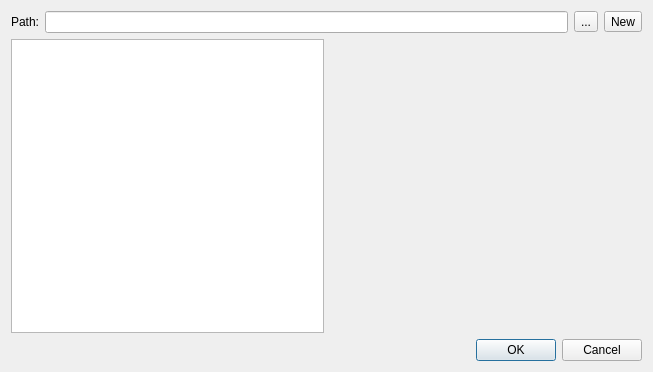
<?xml version="1.0" encoding="UTF-8"?>
<ui version="4.0">
 <class>ColorManagerDialog</class>
 <widget class="QDialog" name="ColorManagerDialog">
  <property name="geometry">
   <rect>
    <x>0</x>
    <y>0</y>
    <width>653</width>
    <height>372</height>
   </rect>
  </property>
  <property name="windowTitle">
   <string>Dialog</string>
  </property>
  <layout class="QGridLayout" name="gridLayout">
   <item row="1" column="0">
    <widget class="QListView" name="listView"/>
   </item>
   <item row="1" column="1">
    <widget class="taste3::aadl::ColorHandlerEditor" name="colorHandlerEditor" native="true"/>
   </item>
   <item row="2" column="1">
    <widget class="QDialogButtonBox" name="buttonBox">
     <property name="orientation">
      <enum>Qt::Horizontal</enum>
     </property>
     <property name="standardButtons">
      <set>QDialogButtonBox::Cancel|QDialogButtonBox::Ok</set>
     </property>
    </widget>
   </item>
   <item row="0" column="0" colspan="2">
    <layout class="QHBoxLayout" name="horizontalLayout">
     <item>
      <widget class="QLabel" name="label">
       <property name="text">
        <string>Path:</string>
       </property>
      </widget>
     </item>
     <item>
      <widget class="QLineEdit" name="lePath">
       <property name="readOnly">
        <bool>true</bool>
       </property>
      </widget>
     </item>
     <item>
      <widget class="QToolButton" name="btnOpen">
       <property name="text">
        <string>...</string>
       </property>
      </widget>
     </item>
     <item>
      <widget class="QToolButton" name="btnCreateNew">
       <property name="text">
        <string>New</string>
       </property>
      </widget>
     </item>
    </layout>
   </item>
  </layout>
 </widget>
 <customwidgets>
  <customwidget>
   <class>taste3::aadl::ColorHandlerEditor</class>
   <extends>QWidget</extends>
   <header>tab_interface/colors/colorhandlereditor.h</header>
   <container>1</container>
  </customwidget>
 </customwidgets>
 <resources/>
 <connections>
  <connection>
   <sender>buttonBox</sender>
   <signal>accepted()</signal>
   <receiver>ColorManagerDialog</receiver>
   <slot>accept()</slot>
   <hints>
    <hint type="sourcelabel">
     <x>248</x>
     <y>254</y>
    </hint>
    <hint type="destinationlabel">
     <x>157</x>
     <y>274</y>
    </hint>
   </hints>
  </connection>
  <connection>
   <sender>buttonBox</sender>
   <signal>rejected()</signal>
   <receiver>ColorManagerDialog</receiver>
   <slot>reject()</slot>
   <hints>
    <hint type="sourcelabel">
     <x>316</x>
     <y>260</y>
    </hint>
    <hint type="destinationlabel">
     <x>286</x>
     <y>274</y>
    </hint>
   </hints>
  </connection>
 </connections>
</ui>
